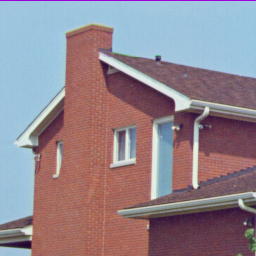
#> input picture data/4.1.05.tiff, 256 x 256 px, found by its file name
$ jupyter execute Perona-Malik_model.ipynb   (shell and % lines are left out)
#> lines starting #> are read from the running program, lines starting #| are printed output that depends on the picture; long printed decimals are rounded
# Perona-Malik 算法实现

# 导入必要库

[cell 1]
import matplotlib.pyplot as plt
import cv2
import numpy as np
np.set_printoptions(suppress=True, threshold=np.nan)

# 读取原始图像

[cell 2]
img_src = cv2.imread('.\\data\\4.1.05.tiff')
#> img_src is the input picture: shape (256, 256, 3); mean B, G, R 142, 133, 146.6
img_src = cv2.cvtColor(img_src,cv2.COLOR_BGR2GRAY)
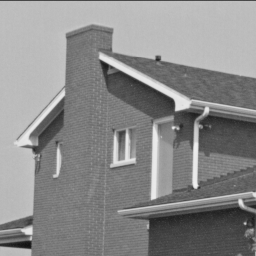
#> img_src: shape (256, 256); min 17, max 239, mean 138.1

img = np.zeros(img_src.shape)
img[:,:] = img_src
plt.imshow(img,cmap = "gray")
plt.axis("off")#去除坐标轴
plt.show()

#print(img)

# 将图像加噪点以及高斯模糊，作为要处理的图像

[cell 3]
for i in range(200):
    x = np.random.randint(0,img.shape[0])
    y = np.random.randint(0,img.shape[1])
    step = np.random.randint(0,5)
    cv2.rectangle(img, (x, y), (x+step,y+step), np.random.randint(100,200),-1) #12
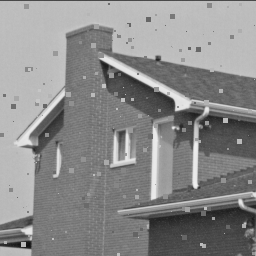
#> img: shape (256, 256) float64; min 17, max 239, mean 138.4

img = cv2.GaussianBlur(img,(5,5),1)
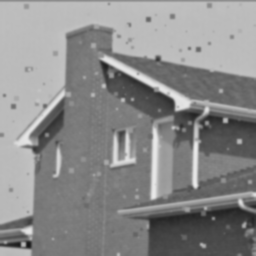
#> img: shape (256, 256) float64; min 21.09, max 234.2, mean 138.6

plt.imshow(img,cmap = "gray")
plt.axis("off")#去除坐标轴
plt.show()

# 利用差分计算梯度

[cell 4]
fil_lpls = np.array([[0,   1/2,   0],
                     [1/2, 0,  -1/2],
                     [0,  -1/2,   0]])
lpls_img = cv2.filter2D(img,-1,fil_lpls)
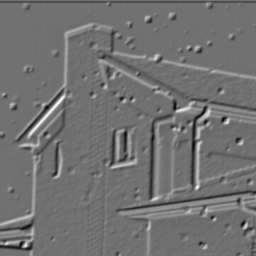
#> lpls_img: shape (256, 256) float64; min -56.34, max 70.41, mean 0.4; drawn with min black and max white
plt.imshow(np.abs(lpls_img),cmap = "gray")
plt.axis("off")#去除坐标轴
plt.show()

#print(lpls_img)

#  计算扩散函数

[cell 5]
K = 10
g1 = np.exp(- np.power(lpls_img/K,2))
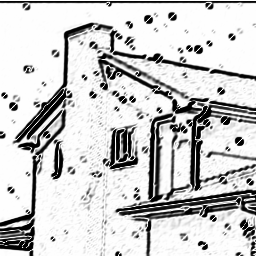
#> g1: shape (256, 256) float64; min 2.97e-22, max 1, mean 0.797

plt.imshow(g1,cmap = "gray")
plt.axis("off")#去除坐标轴
plt.show()


#print(g1)

# 对图像上下左右各补一个像素的边框，以便进行后续操作（等同于np.pad）

[cell 6]
img_padding = np.zeros((img.shape[0]+2,img.shape[1]+2))
c_temp = np.zeros((img.shape[0]+2,img.shape[1]+2))
dst_temp =   np.zeros((img.shape[0]+2,img.shape[1]+2))
img_padding[1:img_padding.shape[0]-1,1:img_padding.shape[1]-1] = img
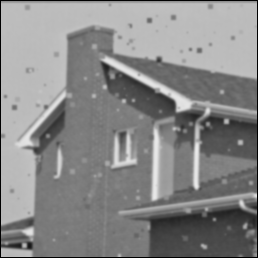
#> img_padding: shape (258, 258) float64; min 0, max 234.2, mean 136.4
c_temp[1:img_padding.shape[0]-1,1:img_padding.shape[1]-1] = g1
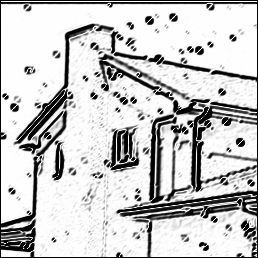
#> c_temp: shape (258, 258) float64; min 0, max 1, mean 0.785

# 进行计算

[cell 7]
for i in range(1,img_padding.shape[0]-1):
    for j in range(1,img_padding.shape[1]-1):
        north = c_temp[i-1,j]*(img_padding[i-1,j] - img_padding[i,j])/2
        east  = c_temp[i,j-1]*(img_padding[i,j-1] - img_padding[i,j])/2
        south = c_temp[i+1,j]*(img_padding[i+1,j] - img_padding[i,j])/2
        west  = c_temp[i,j+1]*(img_padding[i,j+1] - img_padding[i,j])/2
        dst_temp[i,j] = north + east + south + west
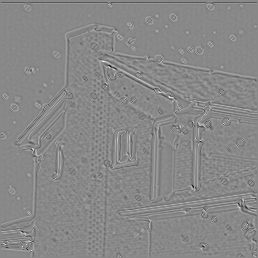
#> dst_temp: shape (258, 258) float64; min -22.14, max 19.19, mean -0.0263; drawn with min black and max white

plt.imshow(np.abs(dst_temp),cmap = "gray")
plt.axis("off")#去除坐标轴
plt.show()
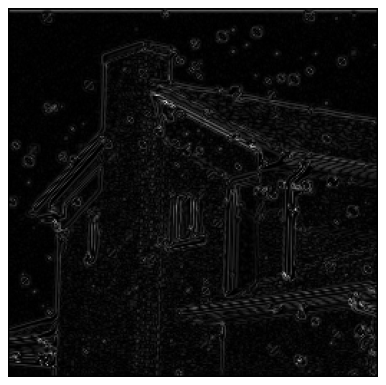
#> figure drawn by matplotlib, 1 panel


print(np.max(dst_temp))
#| 19.194

# 显示原图像与处理后图像

[cell 8]
plt.imshow(img,cmap = "gray")
plt.axis("off")#去除坐标轴
plt.show()

#print(dst_temp)

t = 0.25

dst = img_padding + dst_temp * t

plt.imshow(dst,cmap = "gray")
plt.axis("off")#去除坐标轴
plt.show()

# 将上述所有操作封装成函数，以便进行迭代

[cell 9]
def PMiteration(img,K = 3,t = 0.25):
    fil_lpls = np.array([[0,   1/2,   0],
                     [1/2, 0,  -1/2],
                     [0,  -1/2,   0]])
    lpls_img = cv2.filter2D(img,-1,fil_lpls)

    K = 30
    g1 = np.exp(- np.power(lpls_img/K,2))

    img_padding = np.zeros((img.shape[0]+2,img.shape[1]+2))
    c_temp = np.zeros((img.shape[0]+2,img.shape[1]+2))
    dst_temp =   np.zeros((img.shape[0]+2,img.shape[1]+2))
    img_padding[1:img_padding.shape[0]-1,1:img_padding.shape[1]-1] = img
    c_temp[1:img_padding.shape[0]-1,1:img_padding.shape[1]-1] = g1

    for i in range(1,img_padding.shape[0]-1):
        for j in range(1,img_padding.shape[1]-1):
            north = c_temp[i-1,j]*(img_padding[i-1,j] - img_padding[i,j])/2
            east  = c_temp[i,j-1]*(img_padding[i,j-1] - img_padding[i,j])/2
            south = c_temp[i+1,j]*(img_padding[i+1,j] - img_padding[i,j])/2
            west  = c_temp[i,j+1]*(img_padding[i,j+1] - img_padding[i,j])/2
            dst_temp[i,j] = north + east + south + west

    return  (img_padding + dst_temp * 0.25)[1:img_padding.shape[0]-1,1:img_padding.shape[1]-1]

# 进行迭代，可以看到，图像的边缘得到了保留，而噪声得到了抑制

[cell 10]
for i in range(20):
    img = PMiteration(img,t = 2)
    if not i%5:
        plt.imshow(img,cmap = "gray")
        plt.axis("off")#去除坐标轴
        plt.show()
#> this loop made 20 passes
#> pass 1, in PMiteration, `g1 = np.exp(- np.power(lpls_img/K,2))`:
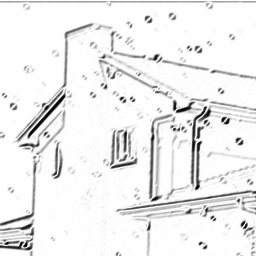
#> g1: shape (256, 256) float64; min 0.00406, max 1, mean 0.935
